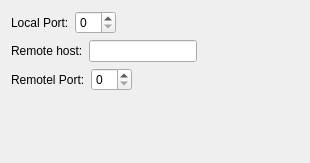
<?xml version="1.0" encoding="UTF-8"?>
<ui version="4.0">
 <class>TcpProxySocketConfigWidget</class>
 <widget class="QWidget" name="TcpProxySocketConfigWidget">
  <property name="geometry">
   <rect>
    <x>0</x>
    <y>0</y>
    <width>310</width>
    <height>163</height>
   </rect>
  </property>
  <property name="windowTitle">
   <string>Tcp Proxy Socket Configuration Widget</string>
  </property>
  <layout class="QVBoxLayout" name="verticalLayout">
   <item>
    <layout class="QHBoxLayout" name="horizontalLayout">
     <item>
      <widget class="QLabel" name="m_localPortLabel">
       <property name="text">
        <string>Local Port:</string>
       </property>
      </widget>
     </item>
     <item>
      <widget class="QSpinBox" name="m_localPortSpinBox"/>
     </item>
     <item>
      <spacer name="horizontalSpacer">
       <property name="orientation">
        <enum>Qt::Horizontal</enum>
       </property>
       <property name="sizeHint" stdset="0">
        <size>
         <width>40</width>
         <height>20</height>
        </size>
       </property>
      </spacer>
     </item>
    </layout>
   </item>
   <item>
    <layout class="QHBoxLayout" name="horizontalLayout_2">
     <item>
      <widget class="QLabel" name="m_remoteHostLabel">
       <property name="text">
        <string>Remote host:</string>
       </property>
      </widget>
     </item>
     <item>
      <widget class="QLineEdit" name="m_remoteHostLineEdit"/>
     </item>
     <item>
      <spacer name="horizontalSpacer_2">
       <property name="orientation">
        <enum>Qt::Horizontal</enum>
       </property>
       <property name="sizeHint" stdset="0">
        <size>
         <width>40</width>
         <height>20</height>
        </size>
       </property>
      </spacer>
     </item>
    </layout>
   </item>
   <item>
    <layout class="QHBoxLayout" name="horizontalLayout_3">
     <item>
      <widget class="QLabel" name="m_remotePortLabel">
       <property name="text">
        <string>Remotel Port:</string>
       </property>
      </widget>
     </item>
     <item>
      <widget class="QSpinBox" name="m_remotePortSpinBox"/>
     </item>
     <item>
      <spacer name="horizontalSpacer_3">
       <property name="orientation">
        <enum>Qt::Horizontal</enum>
       </property>
       <property name="sizeHint" stdset="0">
        <size>
         <width>40</width>
         <height>20</height>
        </size>
       </property>
      </spacer>
     </item>
    </layout>
   </item>
   <item>
    <spacer name="verticalSpacer">
     <property name="orientation">
      <enum>Qt::Vertical</enum>
     </property>
     <property name="sizeHint" stdset="0">
      <size>
       <width>20</width>
       <height>40</height>
      </size>
     </property>
    </spacer>
   </item>
  </layout>
 </widget>
 <resources/>
 <connections/>
</ui>
